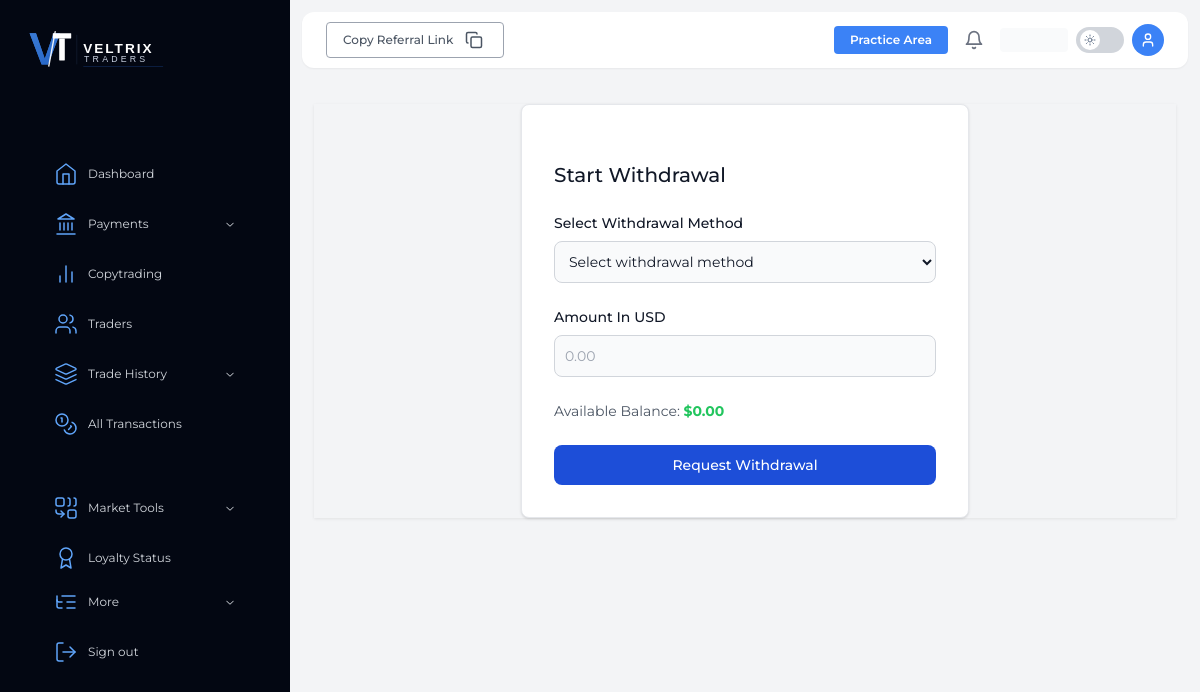
Page /withdrawal/ (signed in) on the earlier database version.
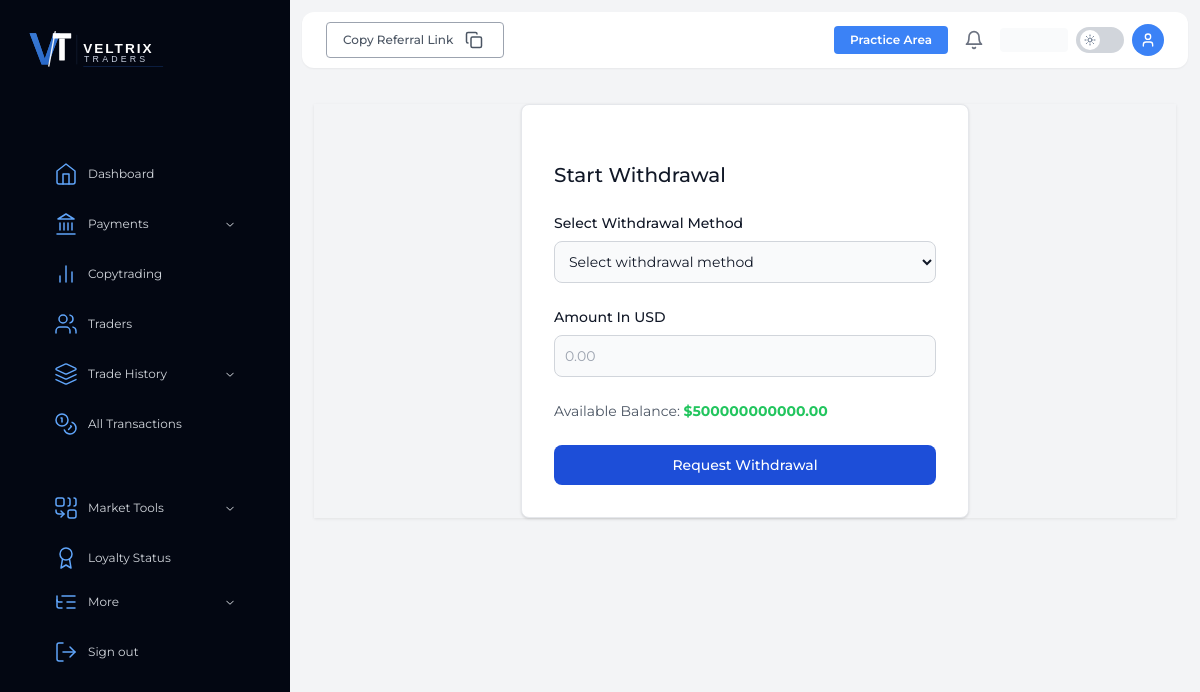
Same page on the later database version.
### VeltrixApp/models.py (models this page shows, shortened)
class User(AbstractUser):
    title = models.CharField(max_length=10, blank=True, null=True)
    phone = models.CharField(max_length=20, blank=True, null=True)
    date_of_birth = models.DateField(blank=True, null=True)
    house_no = models.CharField(max_length=50, blank=True, null=True)
    address = models.TextField(blank=True, null=True)
    city = models.CharField(max_length=100, blank=True, null=True)
    province = models.CharField(max_length=100, blank=True, null=True)
    zip_code = models.CharField(max_length=20, blank=True, null=True)
    country = models.CharField(max_length=100, blank=True, null=True)
    profile_image = models.ImageField(upload_to='profiles/', blank=True, null=True)
    referral_code = models.CharField(max_length=20, unique=True, blank=True, null=True)
    referred_by = models.ForeignKey('self', on_delete=models.SET_NULL, blank=True, null=True, related_name='referrals')
    email_verified = models.BooleanField(default=False)
    two_factor_enabled = models.BooleanField(default=False)
    two_factor_secret = models.CharField(max_length=255, blank=True, null=True)
    is_kyc_verified = models.BooleanField(default=False)
    email_deposit = models.BooleanField(default=True)
    email_withdrawal = models.BooleanField(default=True)
    email_trade = models.BooleanField(default=True)
    email_account_update = models.BooleanField(default=True)
    push_deposit = models.BooleanField(default=True)
    push_withdrawal = models.BooleanField(default=True)
    push_trade = models.BooleanField(default=True)
    document_type = models.CharField(max_length=20, blank=True, null=True)
    document_number = models.CharField(max_length=100, blank=True, null=True)
    document_expiry = models.DateField(blank=True, null=True)
    document_front = models.ImageField(upload_to='kyc/', blank=True, null=True)
    document_back = models.ImageField(upload_to='kyc/', blank=True, null=True)
    yrs_experience = models.CharField(max_length=50, blank=True, null=True)
    trading_frequency = models.CharField(max_length=50, blank=True, null=True)
    instrument_traded = models.TextField(blank=True, null=True)
    knowledge_level = models.CharField(max_length=50, blank=True, null=True)
    preferred_market = models.CharField(max_length=100, blank=True, null=True)
    trading_platform = models.CharField(max_length=100, blank=True, null=True)
    annual_income = models.CharField(max_length=50, blank=True, null=True)
    source_of_income = models.CharField(max_length=100, blank=True, null=True)
    tax_residence = models.CharField(max_length=100, blank=True, null=True)
    balance = models.DecimalField(max_digits=20, decimal_places=2, default=0)
    bonus_balance = models.DecimalField(max_digits=20, decimal_places=2, default=0)
    total_deposit = models.DecimalField(max_digits=20, decimal_places=2, default=0)
    total_withdrawal = models.DecimalField(max_digits=20, decimal_places=2, default=0)
    total_commission = models.DecimalField(max_digits=20, decimal_places=2, default=0)
    loyalty_status = models.CharField(max_length=50, default='Bronze')
    loyalty_tier_color = models.CharField(max_length=20, blank=True, null=True)
    loyalty_benefits = models.TextField(blank=True, null=True)
    loyalty_updated_at = models.DateTimeField(auto_now=True)
    last_login_ip = models.GenericIPAddressField(blank=True, null=True)
    created_at = models.DateTimeField(auto_now_add=True)
    updated_at = models.DateTimeField(auto_now=True)

### VeltrixApp/views.py (the view)
# urls.py: path('withdrawal/', views.withdrawal, name='withdrawal'),
@login_required
def withdrawal(request):
    payment_methods = PaymentMethod.objects.filter(is_active=True)
    payment_methods_json = []
    for pm in payment_methods:
        payment_methods_json.append({
            'id': pm.id,
            'name': pm.name,
            'method_type': pm.method_type,
            'crypto_symbol': pm.crypto_symbol,
            'processing_time': pm.processing_time,
            'withdrawal_fee': float(pm.withdrawal_fee),
        })
    exchange_rates = {
        'BTC': 0.000014,
        'ETH': 0.0005,
        'USDT': 1.0,
        'SOL': 0.012,
        'XRP': 0.73,
    }
    if request.method == 'POST':
        form = WithdrawalForm(request.POST, payment_choices=[(pm.id, pm.name) for pm in payment_methods])
        if form.is_valid():
            payment_method_id = form.cleaned_data['payment_method']
            amount = form.cleaned_data['amount']
            payment_method = get_object_or_404(PaymentMethod, id=payment_method_id)
            if request.user.balance < amount:
                messages.error(request, 'Insufficient balance')
                return redirect('withdrawal')
            withdrawal = Withdrawal.objects.create(
                user=request.user,
                payment_method=payment_method,
                amount_usd=amount,
                status='pending'
            )
            if payment_method.method_type == 'crypto':
                withdrawal.wallet_address = form.cleaned_data.get('wallet_address', '')
                withdrawal.network = form.cleaned_data.get('network', '')
                crypto_symbol = payment_method.crypto_symbol
                if crypto_symbol and crypto_symbol.startswith('USDT'):
                    crypto_key = 'USDT'
                else:
                    crypto_key = crypto_symbol
                if crypto_key in exchange_rates:
                    rate = Decimal(str(exchange_rates[crypto_key]))
                    withdrawal.crypto_amount = amount * rate
            else:  # bank
                withdrawal.bank_name = form.cleaned_data.get('bank_name', '')
                withdrawal.account_name = form.cleaned_data.get('account_name', '')
                withdrawal.account_number = form.cleaned_data.get('account_number', '')
                withdrawal.routing_number = form.cleaned_data.get('routing_number', '')
                withdrawal.swift_code = form.cleaned_data.get('swift_code', '')
                withdrawal.iban = form.cleaned_data.get('iban', '')
            withdrawal.save()
            Transaction.objects.create(
                user=request.user,
                transaction_type='withdrawal',
                amount=amount,
                status='pending',
                reference_id=withdrawal.transaction_id,
                description=f'Withdrawal of ${amount} via {payment_method.name}'
            )
            try:
                send_withdrawal_confirmation_email(withdrawal)
            except Exception as e:
                print(f"Error sending withdrawal email: {e}")
            messages.success(request, 'Withdrawal request submitted successfully')
            return redirect('transactions')
        else:
            messages.error(request, 'Please correct the errors below.')
    else:
        form = WithdrawalForm(payment_choices=[(pm.id, pm.name) for pm in payment_methods])
    payment_methods_json_str = json.dumps(payment_methods_json)
    exchange_rates_json_str = json.dumps(exchange_rates)
    context = {
        'form': form,
        'payment_methods': payment_methods,
        'payment_methods_json': mark_safe(payment_methods_json_str),
        'exchange_rates_json': mark_safe(exchange_rates_json_str),
        'user': request.user,
    }
    return render(request, 'user/withdrawal.html', context)

### VeltrixApp/templates/user/withdrawal.html (shortened to what the changed rows need)
{% extends "user/includes/header.html" %}
{% load static %}
{% block content %}
<div class="mx-auto max-w-screen-2xl p-4 md:p-6 2xl:p-10 mb-20">
    <div class="w-full flex justify-center shadow-1 m-auto">
        <div class="w-full max-w-md p-4 bg-white border border-gray-200 rounded-lg shadow sm:p-6 md:p-8 dark:bg-gray-950 dark:border-gray-900">
            <form class="space-y-6" action="{% url 'withdrawal' %}" method="POST"
                  x-data="{
                    amount: '',
                    selectedMethod: '',
                    cryptoAmount: 0,
                    methodType: '',
                    paymentMethods: window.withdrawalData.paymentMethods || [],
                    exchangeRates: window.withdrawalData.exchangeRates || {},
                    getSelectedMethod() {
                        if (!this.selectedMethod) return null;
                        return this.paymentMethods.find(m => m.id == this.selectedMethod);
                    },
                    updateCryptoAmount() {
                        if (!this.selectedMethod || !this.amount || isNaN(parseFloat(this.amount))) {
                            this.cryptoAmount = 0;
                            return;
                        }
                        const method = this.getSelectedMethod();
                        if (!method) return;
                        this.methodType = method.method_type || '';
                        if (method.method_type !== 'crypto' || !method.crypto_symbol) {
                            this.cryptoAmount = 0;
                            return;
                        }
                        // Handle USDT variants
                        let cryptoKey = method.crypto_symbol;
                        if (cryptoKey && cryptoKey.startsWith('USDT')) {
                            cryptoKey = 'USDT';
                        }
                        const exchangeRate = this.exchangeRates[cryptoKey];
                        if (!exchangeRate) {
                            console.log('No exchange rate for', cryptoKey);
                            this.cryptoAmount = 0;
                            return;
                        }
                        // Calculate crypto amount: USD amount * exchange rate
                        const usdAmount = parseFloat(this.amount);
                        this.cryptoAmount = (usdAmount * exchangeRate).toFixed(8);
                    },
                    calculateNetAmount() {
                        if (!this.selectedMethod || !this.amount || isNaN(parseFloat(this.amount))) {
                            return '0.00';
                        }
                        const method = this.getSelectedMethod();
                        if (!method) return '0.00';
                        const usdAmount = parseFloat(this.amount);
                        const fee = parseFloat(method.withdrawal_fee || 0);
                        const netAmount = usdAmount * (1 - fee/100);
                        return netAmount.toFixed(2);
                    }
                  }"
                  x-init="
                    $watch('amount', () => updateCryptoAmount());
                    $watch('selectedMethod', () => {
                        updateCryptoAmount();
                    });
                  ">
                <div class="text-sm text-gray-600 dark:text-gray-400">
                    Available Balance: <span class="font-bold text-green-500">${{ user.balance|floatformat:2 }}</span>
                </div>
            </form>
        </div>
    </div>
</div>
{% endblock %}

Differences in the rows shown:
changed User: balance "0.00" → "500000000000.00"
